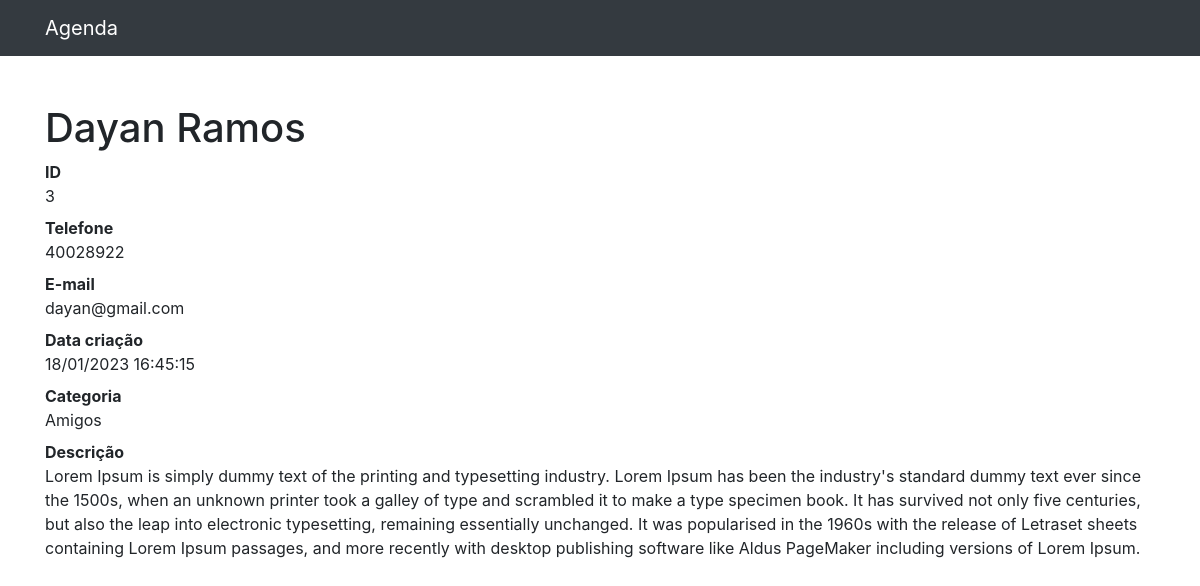
Page /3 on the committed database.
### contatos/models.py (models this page shows, shortened)
class Contato(models.Model):
    nome = models.CharField(max_length=255)
    sobrenome = models.CharField(max_length=255, blank=True)
    telefone = models.CharField(max_length=255)
    email = models.CharField(max_length=255, blank=True)
    data_criacao = models.DateTimeField(default=timezone.now)
    descricao = models.TextField(blank=True)
    categoria = models.ForeignKey(Categoria, on_delete=models.DO_NOTHING)
    mostrar = models.BooleanField(default=True)

class Categoria(models.Model):
    nome = models.CharField(max_length=255)
    def __str__(self):
        return self.nome

### contatos/views.py (the view)
# urls.py: path('<int:contato_id>', views.ver_contato, name='ver_contato'),
def ver_contato(request, contato_id):
    contato = get_object_or_404(Contato, id=contato_id) # pega o objeto ou levanta um 404
    return render(request, 'contatos/ver_contato.html', {
        'contato': contato
    })

### contatos/templates/contatos/ver_contato.html (shortened to what this page needs)
{% extends 'base.html' %}
{% block conteudo %}
<h1 class="mt-5">{{ contato.nome }} {{ contato.sobrenome }}</h1>
<dl>
  <dt>ID</dt>
  <dd>{{ contato.id }}</dd>
  <dt>Telefone</dt>
  <dd>{{ contato.telefone }}</dd>
  <dt>E-mail</dt>
  <dd>{{ contato.email }}</dd>
  <dt>Data criação</dt>
  <dd>{{ contato.data_criacao | date:'d/m/Y H:i:s' }}</dd>
  <dt>Categoria</dt>
  <dd>{{ contato.categoria }}</dd>
  <dt>Descrição</dt>
  <dd>
    {{ contato.descricao }}
  </dd>
</dl>
{% endblock  %}

### rows in the picture
Contato: nome "Dayan", sobrenome "Ramos", id "3", telefone "40028922", email "dayan@gmail.com", data_criacao "18/01/2023 16:45:15", categoria "Amigos", descricao "Lorem Ipsum is simply dummy text of the printing and typesetting industry. Lorem Ipsum has been the industry's standard dummy text ever since the 1500s, when an unknown printer took a galley of type and scrambled it to make a type specimen book. It has survived not only five centuries, but also the leap into electronic typesetting, remaining essentially unchanged. It was popularised in the 1960s with the release of Letraset sheets containing Lorem Ipsum passages, and more recently with desktop publishing software like Aldus PageMaker including versions of Lorem Ipsum."
